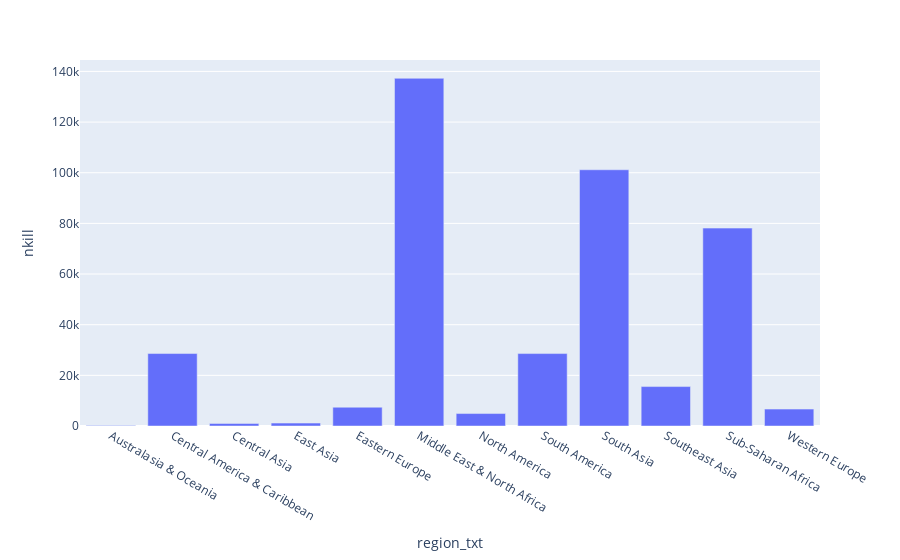

The code cell stored with this chart in its notebook:
### Code cell
px.bar(data_nmort_region,x='region_txt',y='nkill')

### Figure 1 — Plotly figure (JSON) as saved in the notebook; plotly's stock layout.template omitted (floating-point values rounded to 4 significant figures)
{"data": [{"alignmentgroup": "True", "hovertemplate": "region_txt=%{x}<br>nkill=%{y}<extra></extra>", "legendgroup": "", "marker": {"color": "#636efa", "pattern": {"shape": ""}}, "name": "", "offsetgroup": "", "orientation": "v", "showlegend": false, "textposition": "auto", "type": "bar", "x": ["Australasia & Oceania", "Central America & Caribbean", "Central Asia", "East Asia", "Eastern Europe", "Middle East & North Africa", "North America", "South America", "South Asia", "Southeast Asia", "Sub-Saharan Africa", "Western Europe"], "xaxis": "x", "y": [150, 28610, 998, 1149, 7411, 137285, 4913, 28600, 101165, 15569, 78136, 6671], "yaxis": "y"}], "layout": {"barmode": "relative", "legend": {"tracegroupgap": 0}, "margin": {"t": 60}, "xaxis": {"anchor": "y", "domain": [0, 1], "title": {"text": "region_txt"}}, "yaxis": {"anchor": "x", "domain": [0, 1], "title": {"text": "nkill"}}}}
